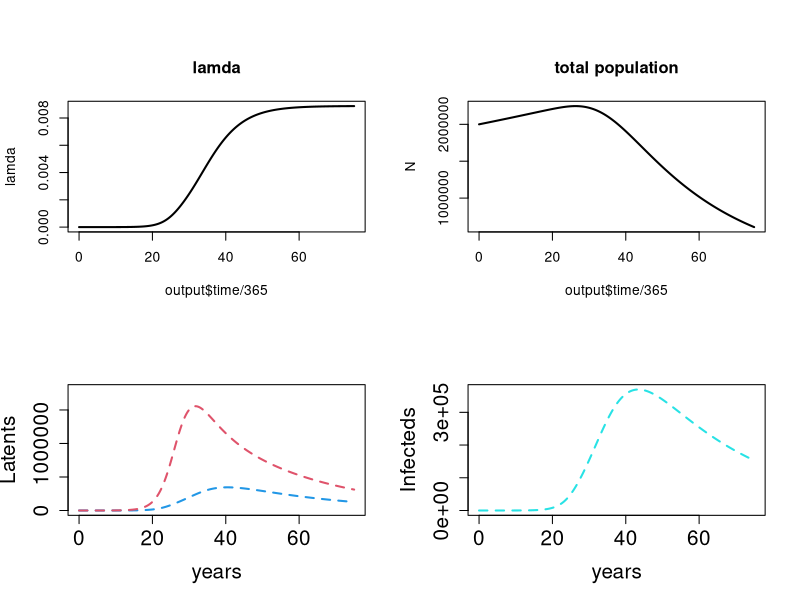
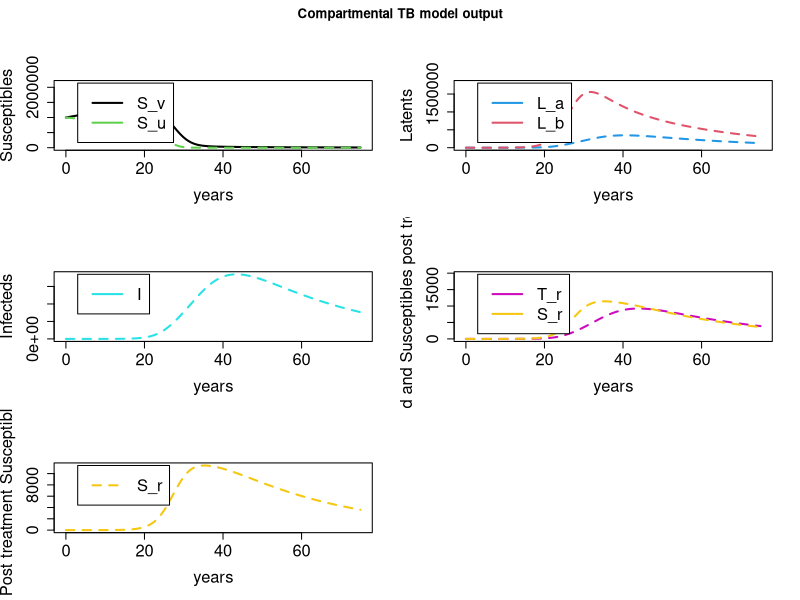

Source code (R) for these figures, in order:
###############
## This work is licensed under a Creative Commons Attribution-NonCommercial 4.0 International License#########
## <http://creativecommons.org/licenses/by-nc/4.0/> by James Trauer, Arathi Arakala
## This work is supported by -----

## Per the terms of this license, if you are making derivative use of this work, you must identify that 
## your work is a derivative work, give credit to the original work, provide a link to the license, 
## and indicate changes that were made.
###############



require(deSolve)
require(graphics)
require(ggplot2)

## Model structure and Equations
TBmodel_basic<-function(t,n,parameters){
  with(as.list(parameters),{
    
    S_v=n[1] # number of people vaccinated
    S_u=n[2] #number of people unvaccinated
    L_a=n[3] #number in early latency
    L_b=n[4] #number in late latency
    I=n[5] # number infected
    T_r=n[6] #number of people given treatment
    S_r=n[7] # number of people recovered after treatment
    
    N=S_v+S_u+L_a+L_b+I+T_r+S_r #total population
    lamda=rho*(beta* (I+(o*T_r) ) )/N # force of infection
    
    dS_vdt=(i*pi*N) - (mu*S_v) - (alpha*lamda*S_v) 
    dS_udt=((1-i)*pi*N) - (mu*S_u) - lamda*S_u
    dL_adt=(alpha*lamda*S_v) + lamda*S_u + (alpha*lamda*S_r) + (chi*lamda*L_b) - (mu+epsilon+kappa)*L_a
    dL_bdt= kappa*L_a + gamma*I -(mu+nu+(chi*lamda) )*L_b
    dIdt= nu*L_b + epsilon*L_a + omega*T_r - (mu_I+gamma+delta) * I
    dT_rdt= delta*I - (omega+phi+mu_T) * T_r
    dS_rdt= phi*T_r - ( (alpha*lamda) + mu) * S_r
    
    return(list(c(dS_vdt, dS_udt, dL_adt,dL_bdt, dIdt, dT_rdt,dS_rdt )))
  })
  
}



## Parameters of the model, all taken from Trauer et al 2014, table 1. All per year rates
parameters<-c(
  ### demography parameters based on geography ####
  #################################################
  pi=0.0193/365, #birth rate into the population, per year, for India in 2014
  i=0.97, #coverage of vaccination, BCG rate, for India average
  mu = (1/70)/365, # standard death rate, in India in 2014, if average life expectancy is 70
  
  ### disease parameters that vary with geography ###
  ####################################################
  mu_I = 0.1695/365, # daily death rate due to disease in India, WHO world TB report
  mu_T = (0.1695/365)/(2), # death rate during treatment, half of mu_I
  delta = 0.000137, # based on CDR 2015, glbal TB report for India, probability of treatment , will be typically time dependent
  
  ### disease based parameters ####################
  #################################################
  epsilon = 0.0011, #rate of progression to active disease from early latency per day, 
  kappa = 0.01, # rate of progression from early to late latency
  nu = 5.5e-6, #rate of progression to active disease from late latency per day.
  gamma = 0.1638/365, # rate of spontaneous cure, Dowdy et al; 
  o=0.21, # fraction of treated individuals contributing to the transmission rate
  phi= 1.48/365, # rate of recovery, per year
  omega = 0.43525/365, # probability of defaulting treatment
  beta=0.1, #contact rate of infection
  chi = 0.49, # fractional reduction in the force of infection corresponding to return from late to early latency
  alpha = 0.5, # fractional reduction in force of infection due to vaccination
  rho = 0.35 # proportion of infected people who are infectious.
)

## Test the model output
time<-seq(from=0, to=365*75, by=1)
nstart=c(S_v=1000000,S_u=1000000, L_a=0, L_b=0, I=1, T_r=0, S_r=0)
output<-as.data.frame(ode(nstart,time,TBmodel_basic,parameters))
eqbm<-output[dim(output)[1], ]
eqbm
# # plot of cumulative incidence
# I_cum<-cumsum(output$I)
# quartz()
# plot(round(output$time/365), I_cum, type="l", lwd=2, col=1, ylab="Cumulative Incidence", xlab="Time from infection (years)")

N=output$S_v+output$S_u+output$L_a+output$L_b+output$I+output$T_r+output$S_r #total population
lamda=as.numeric(parameters["rho"])*( as.numeric(parameters["beta"]) * (output$I+(as.numeric(parameters["o"])*output$T_r) ) )/N # force of infection

quartz()
par(mfrow=c(2,2), oma=c(0,0,2,0))
plot(output$time/365, lamda, type="l", lwd=2, main="lamda")
plot(output$time/365, N, type="l", lwd=2, main="total population")
plot(output$time/365, output$L_a, type='l', lwd=2, col=4, lty=2, ylim=c(0, max(output$L_a+output$L_b)), xlab="years", ylab="Latents", cex.axis=1.5, cex.lab=1.5 )
lines(output$time/365, output$L_b, lwd=2, col=2, lty=2)
plot(output$time/365, output$I, type='l', lwd=2, col=5, lty=2, ylim=c(0, max(output$I)) , xlab="years", ylab="Infecteds", cex.axis=1.5, cex.lab=1.5)

quartz()
par(mfrow=c(3,2), oma=c(0,0,2,0))
plot(output$time/365, output$S_v, type='l', lwd=2, col=1, ylim=c(0, max(output$S_v+output$S_u)), lty=1, xlab="years", ylab="Susceptibles", cex.axis=1.5, cex.lab=1.5)
lines(output$time/365, output$S_u, lwd=2, col=3, lty=2)
legend(x=3, y=max(output$S_v+output$S_u), legend=c("S_v", "S_u"), lwd=2, lty=c(1,1), col=c(1,3), cex=1.5)

plot(output$time/365, output$L_a, type='l', lwd=2, col=4, lty=2, ylim=c(0, max(output$L_a+output$L_b)), xlab="years", ylab="Latents", cex.axis=1.5, cex.lab=1.5 )
lines(output$time/365, output$L_b, lwd=2, col=2, lty=2)
legend(x=3, y=max(output$L_a+output$L_b), legend=c("L_a", "L_b"), lwd=2, lty=c(1,1), col=c(4,2), cex=1.5)

plot(output$time/365, output$I, type='l', lwd=2, col=5, lty=2, ylim=c(0, max(output$I)) , xlab="years", ylab="Infecteds", cex.axis=1.5, cex.lab=1.5)
legend(x=3, y=max(output$I), legend=c("I"), lwd=2, lty=1, col=c(5), cex=1.5)

plot(output$time/365, output$T_r, type='l', lwd=2, col=6, lty=2, ylim=c(0, max(output$T_r+output$S_r)), xlab="years", ylab="Treated and Susceptibles post treatment", cex.axis=1.5, cex.lab=1.5 )
lines(output$time/365, output$S_r, lwd=2, col=7, lty=2)
legend(x=3, y=max(output$T_r+output$S_r), legend=c("T_r", "S_r"), lwd=2, lty=c(1,1), col=c(6,7), cex=1.5)

plot(output$time/365, output$S_r, type='l', lwd=2, col=7, lty=2, xlab="years", ylab="Post treatment Susceptible", cex.axis=1.5, cex.lab=1.5)
legend(x=3, y=max(output$S_r), legend=c("S_r"), lwd=2, lty=2, col=c(7), cex=1.5)

title(main="Compartmental TB model output", outer=TRUE)
